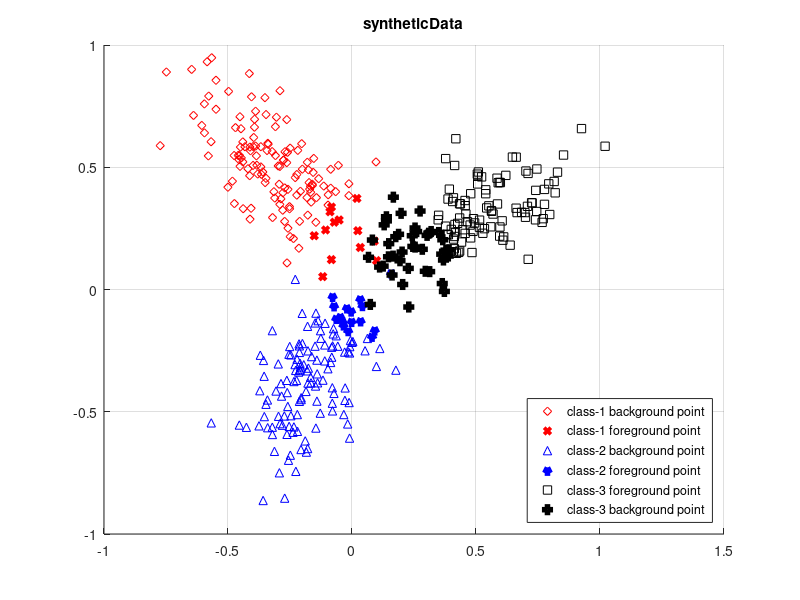
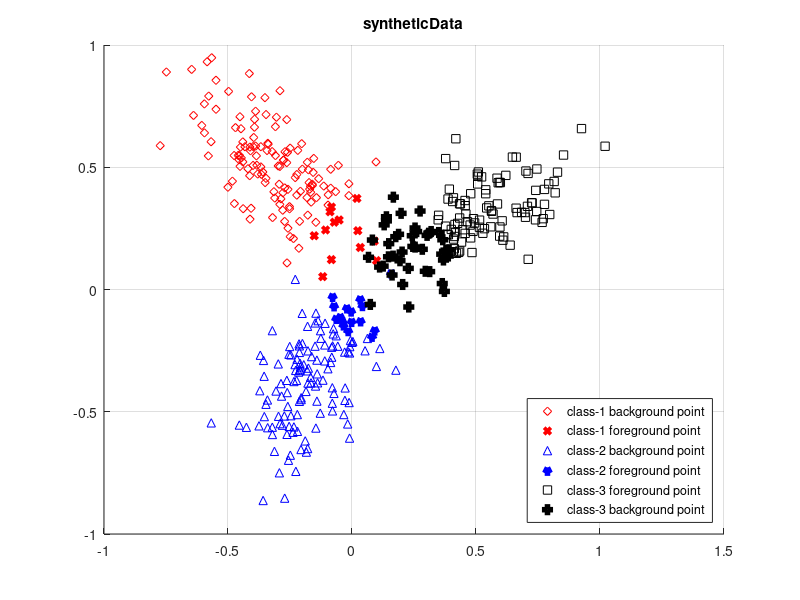
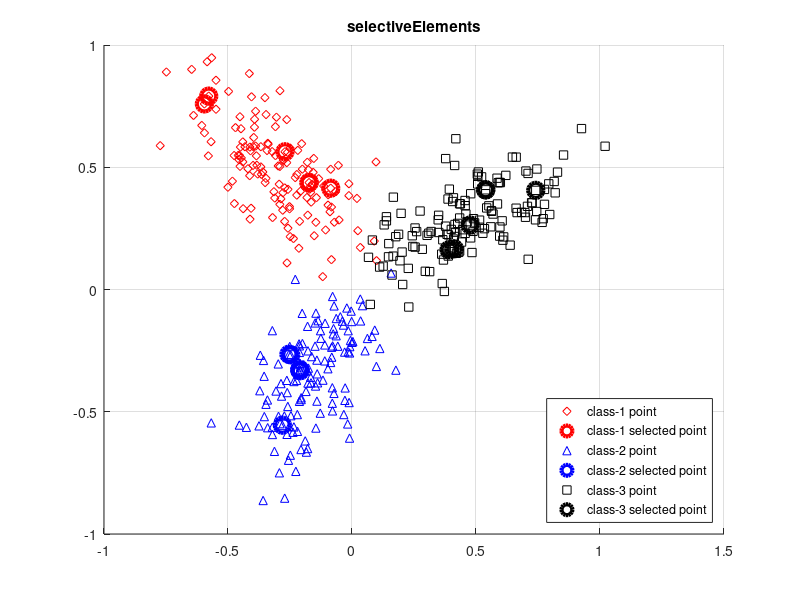

Here is the MATLAB script that generated these plots, in order:
% This code demonstrates the proposed objective function for discovering
% the most informative receptive fields in images.
% Specifically, a synthetic dataset is generated, including three cluters
% to stand for three images, and the most correlated image regions or the
% common foreground objects are represented by the points lying in the
% intersection of the three clusters.
%
%
% Readers can directly run main_syntheticData.m to see the results, and the
% intermediate results/figures are automatically stored in 'figures' folder.
%
%
% For details, readers are suggested to refer to the following report:
%       Shu Kong, "Collaborative Receptive Field Learning", arXiv, 2014
%
% 
% The code is writen by
%           Shu Kong (Aimery)
%           aimerykong@gmail.com
%           http://www.ics.uci.edu/~skong2/
%           Dec. 2013, release version available on Jan. 13, 2014
%              updated: Nov. 16, 2015

clear;
close all;
clc;

%% prelude
%sigma = .2; % sigma controls the Gaussian kernel that convert pair-wise distance to similarity

K = 15;  % select K desired receptive fields

lambdaB = 100; % balance term -- a very large lambda1 will lead to that the points are being selected from class to class
lambdaD = 10; % discriminative term -- make the selected points more "class-pure" 

ChoiceGraphBuilding = 'overall_knn'; % which way to build the graph, overall_knn or individual_knn or nothing
knn = 7; % knn-graph to measure RF similarity
eta = .4; % soft-threshold the similarity graph to remove some "dissimilar" pairs

distBound = 0.30;

%% data generation and visualization colors
switch2Display = true;   % set this switch as 'true' to display the results

%strOptPoint = {'rd', 'md', 'b^', 'c^', 'ks', 'ys', 'gx'};
strOptPoint = {'rd', 'b^', 'ks', 'gx'};
strOptExemplar = {'ro', 'bo', 'ko'};
gtColor =  'gp';
OrgPoint = [0.1; 0.1];

X = cell(1, 3);
pointNum = 140;
X{1} = sqrt(0.01) * randn(2, pointNum);
X{1}(1, :) = 2.2*X{1}(1, :);
theta = -50 / 180 * pi;
rotMat = [cos(theta), -sin(theta); sin(theta), cos(theta) ];
X{1} = rotMat*X{1};
X{1} = repmat( [-0.3; 0.5], 1, size(X{1}, 2) ) + X{1};

X{2} = sqrt(0.01) * randn(2, pointNum);
X{2}(1, :) = 2.1*X{2}(1, :);
theta = 60 / 180 * pi;
rotMat = [cos(theta), -sin(theta); sin(theta), cos(theta) ];
X{2} = rotMat*X{2};
X{2} = repmat( [-0.15; -0.35], 1, size(X{2}, 2) ) + X{2};

X{3} = sqrt(0.01) * randn(2, pointNum);
X{3}(1, :) = 2.2*X{3}(1, :);
theta = 30 / 180 * pi;
rotMat = [cos(theta), -sin(theta); sin(theta), cos(theta) ];
X{3} = rotMat*X{3};
X{3} = repmat( [0.5; 0.3], 1, size(X{3}, 2) ) + X{3};

%% visualize the original dataset
%%{
tempPoint = [];
ttt = 1;
if switch2Display
    figure; hold on; grid on;
    for c = 1:length(X)
        a = X{c} - repmat(OrgPoint, 1, size(X{c},2));
        a = sqrt(sum(a.^2, 1) );
        a = find(a > distBound);        
        tt(ttt) = plot( X{c}(1, a), X{c}(2, a), strOptPoint{c}  );
        ttt = ttt+1;
        
        tempPoint = [tempPoint  a(1)];
        
        a = setdiff(1:size(X{c},2), a);
        tt(ttt) = plot( X{c}(1, a), X{c}(2, a), strOptPoint{c}, 'linewidth', 4, 'MarkerSize', 4 );
        ttt= ttt+1;
        %plot( X{c}(1, a), X{c}(2, a), gtColor  );
        
        tempPoint = [tempPoint  a(1)];
    end
    titleName = 'syntheticData';
    title( titleName );
    legend( [tt(1), tt(2), tt(3), tt(4), tt(5), tt(6), ],...
        'class-1 background point','class-1 foreground point','class-2 background point','class-2 foreground point','class-3 foreground point','class-3 background point',...
        'Location', 'SouthEast');
    hold off;
    saveas(gcf, ['./figures/' titleName '.eps'], 'psc2');
    saveas(gcf,['./figures/' titleName '.fig']);
end
%}

%% fetch the data, extracting RF candidates for all images from specific category
numImg = length(X);
%pointNum = pointNum + pointNumGT;
fprintf('fetch the data (receptive fields candidates)...\n');
imgIdx = zeros( 1, numImg*pointNum );
for i = 1:numImg
    imgIdx(1+pointNum*(i-1):i*pointNum ) = i;
end

%% create the similarity-graph (to maximize)
% build a full graph that measures pairwise contrast/distance of all images
fprintf('build pairwise-distance graph...\n');
Xmat = cell2mat(X);
SimilarityGraph = Xmat'*Xmat; % maximize reward graph -- contrast
% clear X A;

Xsqr = diag(SimilarityGraph);
Xsqr = Xsqr(:);
SimilarityGraph = repmat(Xsqr, 1, size(SimilarityGraph,2)) ...
    +repmat(Xsqr', size(SimilarityGraph,2), 1) ...
    - 2*SimilarityGraph; % Euclidean distance, maximize sum of pairwise distance

SimilarityGraph_backup = SimilarityGraph;

switch ChoiceGraphBuilding
    case 'overall_knn',
        for i = 1:size(SimilarityGraph, 2)
            costList = SimilarityGraph(i, :);
            [costListSorted, costIdx]= sort(costList, 'ascend'); % smaller distance
            SimilarityGraph(i, :) = 0;
            SimilarityGraph(i, costIdx(1:knn*1)) = costListSorted(1:knn*1);
        end
    case 'individual_knn',
        for i = 1:size(SimilarityGraph, 2)
            idx = imgIdx(i);
            tmp = SimilarityGraph(i, :);
            SimilarityGraph(i, :) = 0;
            
            for j = 1:imgIdx(end)
                %if j == idx
                    %continue;
%                     a = find(imgIdx==idx);
%                     costList = tmp(a);
%                     [costList costIdx]= sort(costList, 'ascend');
%                     SimilarityGraph( i, a(costIdx(1: round(knn ))) ) = costList( 1:round(knn ) );
                %else
                    a = find(imgIdx==j);
                    costList = tmp(a);
                    [costList costIdx]= sort(costList, 'ascend');
                    SimilarityGraph(i, a(costIdx(1:knn))) = costList(1:knn);
                %end
            end
            tmpVal = SimilarityGraph(i, :);
            tmpIdx = find(tmpVal~=0);
            tmpVal = tmpVal(tmpIdx);
            SimilarityGraph(i, find(SimilarityGraph(i,:) < eta*mean(tmpVal) ) ) = 0;
            
        end
    case 'nothing',
           SimilarityGraph = SimilarityGraph;
end

SimilarityGraph = (SimilarityGraph + SimilarityGraph') / 2;
%SimilarityGraph = SimilarityGraph ./ max(SimilarityGraph(:));
%SimilarityGraph = SimilarityGraph_backup; % also works!

% normalize the similarity graph
fprintf('normalize the similarity graph...\n');
%SimilarityGraph = SimilarityGraph ./ max(SimilarityGraph(:));
sigma = 2* mean(SimilarityGraph(:)); % adaptively selecting sigma

% convert it to the similarity graph
fprintf('convert into similarity graph...\n');
a = find(SimilarityGraph~=0);
SimilarityGraph(a) = exp(-SimilarityGraph(a) / sigma);


%SimilarityGraph = sparse(SimilarityGraph);

%% greedily optimize the submodular function and select the most desired RF's
fprintf('seek for %d most desirable RF candidates...\n', K);
SelectedFlag = zeros( 1, size(SimilarityGraph, 2) );
M = size(SimilarityGraph, 1);

%C = 1+tau*sum(SimilarityGraph(:));
CountNumRFperImg = zeros(1, numImg);
RFpositive = zeros(1, K);

nClass = length(unique(imgIdx));

storeIteration = zeros(size(SimilarityGraph,1), K);
flag = true;
k = 1;
while flag  
    %% current function return    
    Hcur = 0;
    % first term
    SelectAlready = find(SelectedFlag == 1);    
    if isempty(SelectAlready)
        term1 = 0;
    else
        tmpRows = SimilarityGraph(:, SelectAlready);
        tmpSimilarity = max(tmpRows,[],2);
        term1 = sum(tmpSimilarity);
    end
    Hcur = term1; % first term
    
    % second term -- discriminative term
    term2 = 0;
    tmpColumns = SimilarityGraph(:, SelectAlready);    
    for i = 1:length(SelectAlready)
        tmpColumn = tmpColumns(:,i);
        tmpIdx = find(tmpColumn~=0);
        classLabel = imgIdx(tmpIdx);
        tmp = sum(classLabel==mode(classLabel));
        term2 = term2 + tmp;
    end    
    term2 = term2/nClass - length(SelectAlready) ;
    Hcur = Hcur + lambdaD*term2;
    
    % plus balance term (third one)
    term3 = sum(log(1+CountNumRFperImg));
    Hcur = Hcur + lambdaB*term3;        
    
    %% calculate the benefit gain
    SelectNotYet = find(SelectedFlag ~= 1);
    predictH = zeros(1, length(SelectNotYet));
    PredictSelectSet = [repmat( SelectAlready(:), 1, length(SelectNotYet) ); SelectNotYet];

    % first term
    term1List = zeros(1, length(SelectNotYet));
    for i = 1:length(SelectNotYet)
        tmpRows = SimilarityGraph(:, PredictSelectSet(:,i));
        tmpSimilarity = max(tmpRows,[],2);
        term1 = sum(tmpSimilarity);
        term1List(i) = term1;
    end
    predictH = term1List; % first term

    % second term -- discriminative term    
    term2List = zeros(1, length(SelectNotYet));
    for j = 1:length(SelectNotYet)
        tmpColumns = SimilarityGraph(:, PredictSelectSet(:,j));
        term2 = 0;
        for i = 1:length(PredictSelectSet(:,j))
            tmpColumn = tmpColumns(:,i);
            tmpIdx = find(tmpColumn~=0);
            classLabel = imgIdx(tmpIdx);
            tmp = sum(classLabel==mode(classLabel));
            term2 = term2 + tmp;
        end
        term2 = term2/nClass - length(PredictSelectSet(:,j)) ;
        term2List(j) = term2;
    end
    predictH = predictH + lambdaD*term2List;
       
    % plus balance term (third one)
    g_balance = repmat( CountNumRFperImg(:), 1, size(predictH,2) );
    a = ( 0:length(SelectNotYet)-1 ) * size( g_balance, 1 );
    g_balance(a+imgIdx(SelectNotYet)) = g_balance(a+imgIdx(SelectNotYet)) + 1;
    term3List = sum( log(1+g_balance), 1 );
    predictH = predictH + lambdaB*term3List;
    
    fprintf('\titer-%d, [term1=%.4f term2=%.4f term3=%.4f]\n', k, max(term1List), lambdaD*max(term2List), max(lambdaB*term3List) );
    
    %% calculate the marginal gain and find the most desirable exemplar
    predictGain = predictH(:) - Hcur; % calculate info gain by openning a specific facility
    [y, idx] = max(predictGain); % find the most informative facility which brings the most gain
    storeIteration(SelectNotYet, k) = predictGain;
    
    if y <= 0 || k >= K % jump out loop when no gains or fixed iterations exceeded
        SelectedFlag(SelectNotYet(idx)) = 1; % select the most informative one
        CountNumRFperImg(imgIdx(SelectNotYet(idx))) = CountNumRFperImg(imgIdx(SelectNotYet(idx))) + 1;
        RFpositive(k) = SelectNotYet(idx);
        
        flag = false;
        break;
    end

    SelectedFlag(SelectNotYet(idx)) = 1; % select the most informative one
    CountNumRFperImg(imgIdx(SelectNotYet(idx))) = CountNumRFperImg(imgIdx(SelectNotYet(idx))) + 1;
    RFpositive(k) = SelectNotYet(idx);
    
    k = k + 1;
end

%% visualize the selected RFs
% RFpositive; % find(SelectedFlag);
if switch2Display
    figure; hold on; grid on;
    ttt = 1;
    tt = [];
    for c = 1:3
        tt(ttt) = plot( X{c}(1, :), X{c}(2, :), strOptPoint{c}  );
        ttt = ttt+1;
    end
    IdxImg = imgIdx(RFpositive); % image index
    for i = 1:length(RFpositive)
        plot( Xmat(1, RFpositive(i)), Xmat(2, RFpositive(i)), strOptExemplar{IdxImg(i)}, 'linewidth', 3, 'MarkerSize', 11);        
    end
    
    a = imgIdx(RFpositive);
    b = find(a==1);
    b = b(1);
    b = RFpositive(b);
    tt(ttt) = plot( X{1}(1, b), X{1}(2, b), strOptExemplar{1}, 'linewidth', 3, 'MarkerSize', 11  );
    ttt = ttt+1;
    
    b = find(a==2);
    b = b(1);
    b = RFpositive(b) - pointNum;
    tt(ttt) = plot( X{2}(1, b), X{2}(2, b), strOptExemplar{2}, 'linewidth', 3, 'MarkerSize', 11  );
    ttt = ttt+1;
    
    b = find(a==3);
    b = b(1);
    b = RFpositive(b) - 2*pointNum;
    tt(ttt) = plot( X{3}(1, b), X{3}(2, b), strOptExemplar{3}, 'linewidth', 3, 'MarkerSize', 11  );
    ttt = ttt+1;
    
    titleName = 'selectiveElements';
    hold off; title(titleName);
    legend( [tt(1), tt(4), tt(2), tt(5), tt(3), tt(6), ],...
        'class-1 point', 'class-1 selected point', 'class-2 point', 'class-2 selected point', 'class-3 point','class-3 selected point',...
        'Location', 'SouthEast');
    hold off;
%     saveas(gcf, ['./figures/' titleName '.eps'], 'psc2');
%     saveas(gcf,['./figures/' titleName '.fig'])
    saveas(gcf,['./figures/' titleName '.jpg']);
end

%% visualize the marginal gain at each iteration
%{
if switch2Display
    az = 30;
    el = 15;
    for iter = 1:size(storeIteration, 2)
        ttt = 1;
        tt = [];
        curFigure = figure(3); hold on; grid on; 
        titleName = ['marginalGainIteration-' num2str(iter)];
        title( titleName );
        for c =1:3
            tt(ttt) = plot3( X{c}(1, :), X{c}(2, :), storeIteration(1+pointNum*(c-1):pointNum*c, iter), strOptPoint{c}  );
            ttt = ttt+1;
        end
        for i = 1:iter
           tt(ttt) = plot3( Xmat(1, RFpositive(i)), Xmat(2, RFpositive(i)), storeIteration( RFpositive(i), iter ), ...
                strOptExemplar{IdxImg(i)}, 'linewidth', 3, 'MarkerSize', 11);
            ttt = ttt+1;
        end
        view(az, el);
%         saveas(gcf, ['./figures/' titleName '.eps'], 'psc2');
%         saveas(gcf,['./figures/' titleName '.fig']);
        saveas(gcf,['./figures/' titleName '.jpg']);
       	close(curFigure)
    end
end
%}
